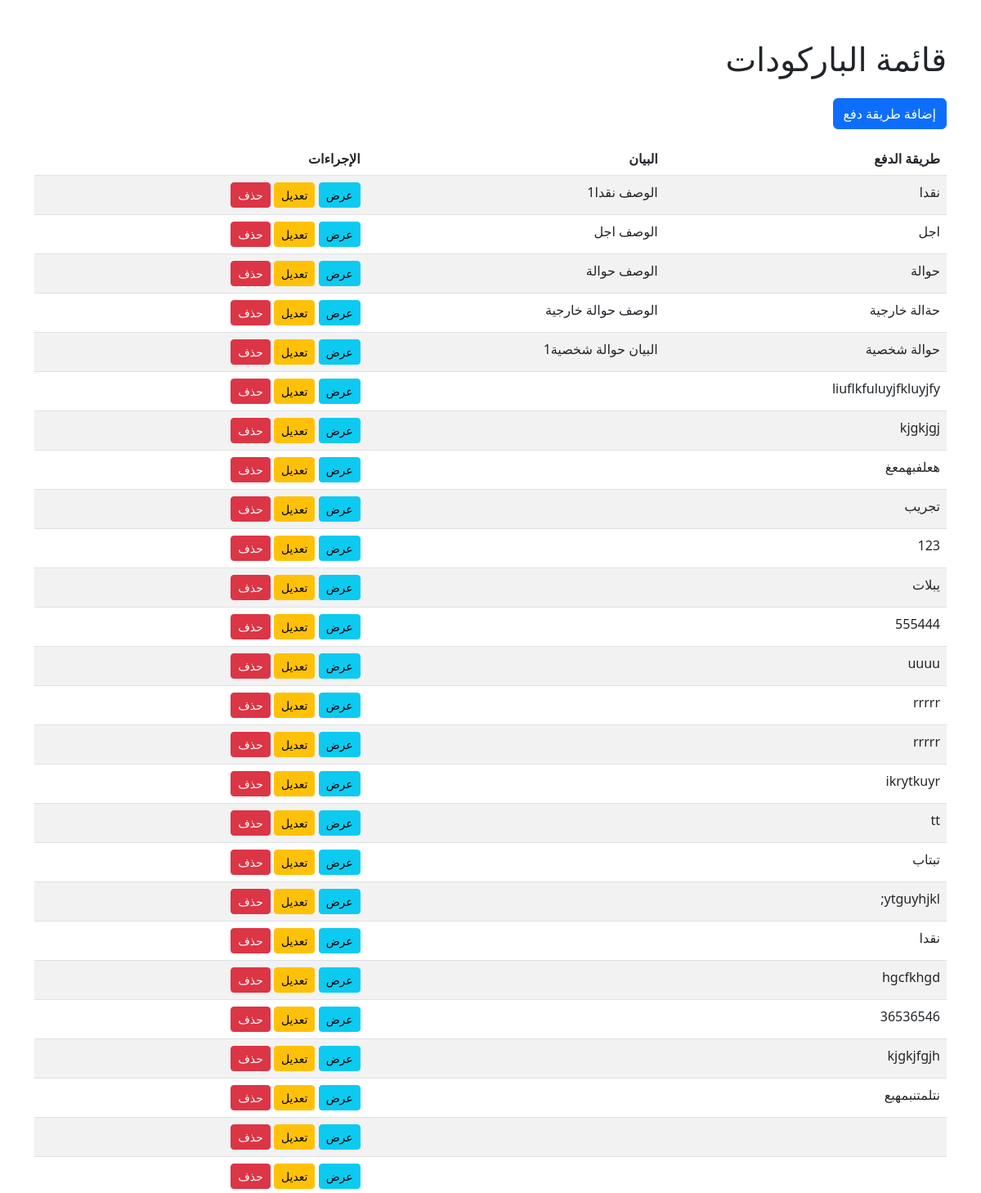
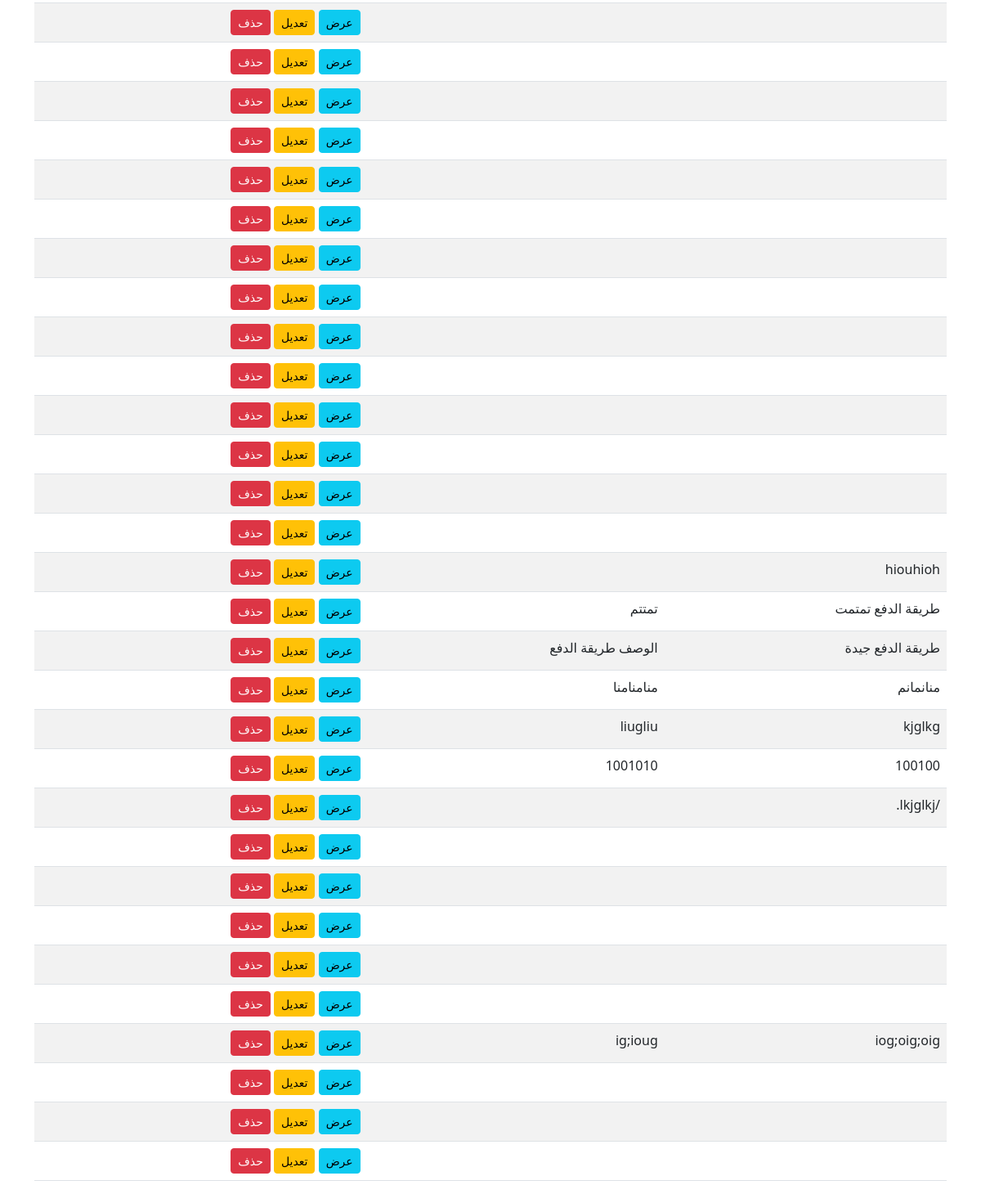
Screenshot of /invoice/payment_method/ with the database file from the repository (2 pictures, top to bottom).
### invoice/models.py (models this page shows, shortened)
class Payment_method(models.Model):
    payment_method_name = models.CharField(max_length=255, blank=True, verbose_name=_("طريقة الدفع"))
    payment_method_notes = models.TextField(blank=True, verbose_name=_("البيان"))
    uniqueId = models.UUIDField(default=uuid4, editable=False, unique=True, verbose_name=_("الرقم المسلسل"))
    slug = models.SlugField(max_length=225, unique=True, blank=True, null=True)
    date_created = models.DateTimeField(auto_now_add=True)
    last_updated = models.DateTimeField(auto_now=True)
    class Meta:
        verbose_name = _('طريقة الدفع')
        verbose_name_plural = _('طرق الدفع')

### invoice/views.py (the view)
# urls.py: path('payment_method/', payment_methodListView.as_view(), name='payment_method_list'),
class payment_methodListView(ListView):
    model = Payment_method
    template_name = 'payment_method/payment_method_list.html'
    context_object_name = 'payment_method'

### templates/payment_method/payment_method_list.html
{% extends 'base.html' %}
{% block content %}
<div class="container mt-5">
    <h1 class="mb-4">قائمة الباركودات </h1>
    <a href="{% url 'payment_method_create' %}" class="btn btn-primary mb-3">إضافة طريقة دفع </a>
    <table class="table table-striped">
        <thead>
            <tr>
                <th> طريقة الدفع </th>
                <th>البيان</th>
                <th>الإجراءات</th>
            </tr>
        </thead>
        <tbody>
            {% for payment_method in payment_method %}
                <tr>
                    <td>{{ payment_method.payment_method_name }}</td>
                    <td>{{ payment_method.payment_method_notes }}</td>
                    <td>
                        <a href="{% url 'payment_method_detail' payment_method.pk %}" class="btn btn-info btn-sm">عرض</a>
                        <a href="{% url 'payment_method_update' payment_method.pk %}" class="btn btn-warning btn-sm">تعديل</a>
                        <a href="{% url 'payment_method_delete' payment_method.pk %}" class="btn btn-danger btn-sm">حذف</a>
                    </td>
                </tr>
            {% endfor %}
        </tbody>
    </table>
</div>
{% endblock %}

### rows the page displays
Payment_method: payment_method_name "نقدا", payment_method_notes "الوصف نقدا1"
Payment_method: payment_method_name "اجل", payment_method_notes "الوصف اجل"
Payment_method: payment_method_name "حوالة", payment_method_notes "الوصف حوالة"
Payment_method: payment_method_name "حةالة خارجية", payment_method_notes "الوصف حوالة خارجية"
Payment_method: payment_method_name "حوالة شخصية", payment_method_notes "البيان حوالة شخصية1"
Payment_method: payment_method_name "liuflkfuluyjfkluyjfy"
Payment_method: payment_method_name "kjgkjgj"
Payment_method: payment_method_name "هعلفبهمعغ"
Payment_method: payment_method_name "تجريب"
Payment_method: payment_method_name "123"
Payment_method: payment_method_name "يبلات"
Payment_method: payment_method_name "555444"
Payment_method: payment_method_name "uuuu"
Payment_method: payment_method_name "rrrrr"
Payment_method: payment_method_name "rrrrr"
Payment_method: payment_method_name "ikrytkuyr"
Payment_method: payment_method_name "tt"
Payment_method: payment_method_name "تبتاب"
Payment_method: payment_method_name "ytguyhjkl;"
Payment_method: payment_method_name "نقدا"
Payment_method: payment_method_name "hgcfkhgd"
Payment_method: payment_method_name "36536546"
Payment_method: payment_method_name "kjgkjfgjh"
Payment_method: payment_method_name "نتلمتنبمهبع"
Payment_method: payment_method_name "hiouhioh"
Payment_method: payment_method_name "طريقة الدفع تمتمت", payment_method_notes "تمتتم"
Payment_method: payment_method_name "طريقة الدفع جيدة", payment_method_notes "الوصف طريقة الدفع"
Payment_method: payment_method_name "منانمانم", payment_method_notes "منامنامنا"
Payment_method: payment_method_name "kjglkg", payment_method_notes "liugliu"
Payment_method: payment_method_name "100100", payment_method_notes "1001010"
Payment_method: payment_method_name "/lkjglkj."
Payment_method: payment_method_name "iog;oig;oig", payment_method_notes "ig;ioug"
